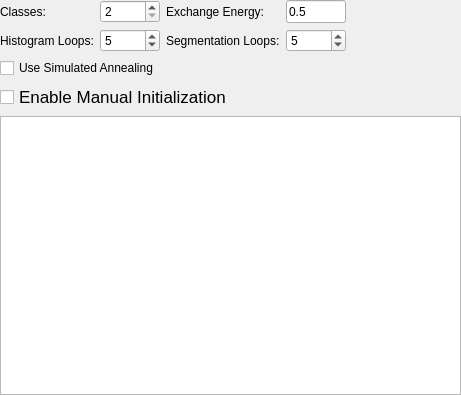
<?xml version="1.0" encoding="UTF-8"?>
<ui version="4.0">
 <class>EMMPMWidget</class>
 <widget class="QFrame" name="EMMPMWidget">
  <property name="geometry">
   <rect>
    <x>0</x>
    <y>0</y>
    <width>461</width>
    <height>395</height>
   </rect>
  </property>
  <property name="windowTitle">
   <string>EMMPM Widget</string>
  </property>
  <property name="frameShape">
   <enum>QFrame::NoFrame</enum>
  </property>
  <property name="frameShadow">
   <enum>QFrame::Plain</enum>
  </property>
  <layout class="QGridLayout" name="gridLayout">
   <property name="leftMargin">
    <number>0</number>
   </property>
   <property name="topMargin">
    <number>0</number>
   </property>
   <property name="rightMargin">
    <number>0</number>
   </property>
   <property name="bottomMargin">
    <number>0</number>
   </property>
   <item row="0" column="0">
    <layout class="QGridLayout" name="gridLayout_4">
     <property name="bottomMargin">
      <number>0</number>
     </property>
     <item row="0" column="0">
      <widget class="QLabel" name="label_12">
       <property name="sizePolicy">
        <sizepolicy hsizetype="Preferred" vsizetype="Preferred">
         <horstretch>0</horstretch>
         <verstretch>0</verstretch>
        </sizepolicy>
       </property>
       <property name="minimumSize">
        <size>
         <width>0</width>
         <height>0</height>
        </size>
       </property>
       <property name="toolTip">
        <string/>
       </property>
       <property name="statusTip">
        <string/>
       </property>
       <property name="styleSheet">
        <string notr="true"/>
       </property>
       <property name="text">
        <string>Classes:</string>
       </property>
       <property name="scaledContents">
        <bool>false</bool>
       </property>
       <property name="alignment">
        <set>Qt::AlignLeading|Qt::AlignLeft|Qt::AlignVCenter</set>
       </property>
      </widget>
     </item>
     <item row="0" column="3">
      <widget class="QLineEdit" name="m_Beta">
       <property name="sizePolicy">
        <sizepolicy hsizetype="Fixed" vsizetype="Preferred">
         <horstretch>0</horstretch>
         <verstretch>0</verstretch>
        </sizepolicy>
       </property>
       <property name="minimumSize">
        <size>
         <width>60</width>
         <height>0</height>
        </size>
       </property>
       <property name="maximumSize">
        <size>
         <width>60</width>
         <height>16777215</height>
        </size>
       </property>
       <property name="toolTip">
        <string/>
       </property>
       <property name="statusTip">
        <string/>
       </property>
       <property name="text">
        <string>0.5</string>
       </property>
      </widget>
     </item>
     <item row="0" column="1">
      <widget class="SVSpinBox" name="m_NumClasses">
       <property name="sizePolicy">
        <sizepolicy hsizetype="Fixed" vsizetype="Preferred">
         <horstretch>0</horstretch>
         <verstretch>0</verstretch>
        </sizepolicy>
       </property>
       <property name="minimumSize">
        <size>
         <width>60</width>
         <height>0</height>
        </size>
       </property>
       <property name="maximumSize">
        <size>
         <width>60</width>
         <height>16777215</height>
        </size>
       </property>
       <property name="toolTip">
        <string/>
       </property>
       <property name="statusTip">
        <string/>
       </property>
       <property name="minimum">
        <number>2</number>
       </property>
       <property name="maximum">
        <number>15</number>
       </property>
       <property name="value">
        <number>2</number>
       </property>
      </widget>
     </item>
     <item row="0" column="2">
      <widget class="QLabel" name="label_8">
       <property name="sizePolicy">
        <sizepolicy hsizetype="Preferred" vsizetype="Preferred">
         <horstretch>0</horstretch>
         <verstretch>0</verstretch>
        </sizepolicy>
       </property>
       <property name="minimumSize">
        <size>
         <width>0</width>
         <height>0</height>
        </size>
       </property>
       <property name="toolTip">
        <string/>
       </property>
       <property name="statusTip">
        <string/>
       </property>
       <property name="styleSheet">
        <string notr="true"/>
       </property>
       <property name="text">
        <string>Exchange Energy:</string>
       </property>
       <property name="alignment">
        <set>Qt::AlignLeading|Qt::AlignLeft|Qt::AlignVCenter</set>
       </property>
      </widget>
     </item>
     <item row="0" column="4">
      <spacer name="horizontalSpacer">
       <property name="orientation">
        <enum>Qt::Horizontal</enum>
       </property>
       <property name="sizeHint" stdset="0">
        <size>
         <width>40</width>
         <height>20</height>
        </size>
       </property>
      </spacer>
     </item>
     <item row="1" column="0">
      <widget class="QLabel" name="label_11">
       <property name="sizePolicy">
        <sizepolicy hsizetype="Preferred" vsizetype="Preferred">
         <horstretch>0</horstretch>
         <verstretch>0</verstretch>
        </sizepolicy>
       </property>
       <property name="minimumSize">
        <size>
         <width>0</width>
         <height>0</height>
        </size>
       </property>
       <property name="toolTip">
        <string/>
       </property>
       <property name="statusTip">
        <string/>
       </property>
       <property name="styleSheet">
        <string notr="true"/>
       </property>
       <property name="text">
        <string>Histogram Loops:</string>
       </property>
       <property name="alignment">
        <set>Qt::AlignLeading|Qt::AlignLeft|Qt::AlignVCenter</set>
       </property>
      </widget>
     </item>
     <item row="1" column="1">
      <widget class="SVSpinBox" name="m_EmIterations">
       <property name="sizePolicy">
        <sizepolicy hsizetype="Fixed" vsizetype="Preferred">
         <horstretch>0</horstretch>
         <verstretch>0</verstretch>
        </sizepolicy>
       </property>
       <property name="minimumSize">
        <size>
         <width>60</width>
         <height>0</height>
        </size>
       </property>
       <property name="maximumSize">
        <size>
         <width>60</width>
         <height>16777215</height>
        </size>
       </property>
       <property name="toolTip">
        <string/>
       </property>
       <property name="statusTip">
        <string/>
       </property>
       <property name="minimum">
        <number>0</number>
       </property>
       <property name="maximum">
        <number>32000</number>
       </property>
       <property name="value">
        <number>5</number>
       </property>
      </widget>
     </item>
     <item row="1" column="2">
      <widget class="QLabel" name="label_10">
       <property name="sizePolicy">
        <sizepolicy hsizetype="Preferred" vsizetype="Preferred">
         <horstretch>0</horstretch>
         <verstretch>0</verstretch>
        </sizepolicy>
       </property>
       <property name="minimumSize">
        <size>
         <width>0</width>
         <height>0</height>
        </size>
       </property>
       <property name="toolTip">
        <string/>
       </property>
       <property name="statusTip">
        <string/>
       </property>
       <property name="styleSheet">
        <string notr="true"/>
       </property>
       <property name="text">
        <string>Segmentation Loops:</string>
       </property>
       <property name="alignment">
        <set>Qt::AlignLeading|Qt::AlignLeft|Qt::AlignVCenter</set>
       </property>
      </widget>
     </item>
     <item row="1" column="3">
      <widget class="SVSpinBox" name="m_MpmIterations">
       <property name="sizePolicy">
        <sizepolicy hsizetype="Fixed" vsizetype="Preferred">
         <horstretch>0</horstretch>
         <verstretch>0</verstretch>
        </sizepolicy>
       </property>
       <property name="minimumSize">
        <size>
         <width>60</width>
         <height>0</height>
        </size>
       </property>
       <property name="maximumSize">
        <size>
         <width>60</width>
         <height>16777215</height>
        </size>
       </property>
       <property name="toolTip">
        <string/>
       </property>
       <property name="statusTip">
        <string/>
       </property>
       <property name="minimum">
        <number>1</number>
       </property>
       <property name="maximum">
        <number>32000</number>
       </property>
       <property name="value">
        <number>5</number>
       </property>
      </widget>
     </item>
     <item row="1" column="4">
      <spacer name="horizontalSpacer_2">
       <property name="orientation">
        <enum>Qt::Horizontal</enum>
       </property>
       <property name="sizeHint" stdset="0">
        <size>
         <width>40</width>
         <height>20</height>
        </size>
       </property>
      </spacer>
     </item>
    </layout>
   </item>
   <item row="3" column="0">
    <widget class="QTableWidget" name="tableWidget"/>
   </item>
   <item row="1" column="0">
    <widget class="QCheckBox" name="useSimulatedAnnealing">
     <property name="styleSheet">
      <string notr="true"/>
     </property>
     <property name="text">
      <string>Use Simulated Annealing</string>
     </property>
    </widget>
   </item>
   <item row="2" column="0">
    <widget class="QCheckBox" name="enableManualInit">
     <property name="font">
      <font>
       <pointsize>13</pointsize>
       <weight>50</weight>
       <bold>false</bold>
      </font>
     </property>
     <property name="styleSheet">
      <string notr="true"/>
     </property>
     <property name="text">
      <string>Enable Manual Initialization</string>
     </property>
    </widget>
   </item>
  </layout>
 </widget>
 <customwidgets>
  <customwidget>
   <class>SVSpinBox</class>
   <extends>QSpinBox</extends>
   <header location="global">SVControlWidgets.h</header>
  </customwidget>
 </customwidgets>
 <resources/>
 <connections/>
</ui>
